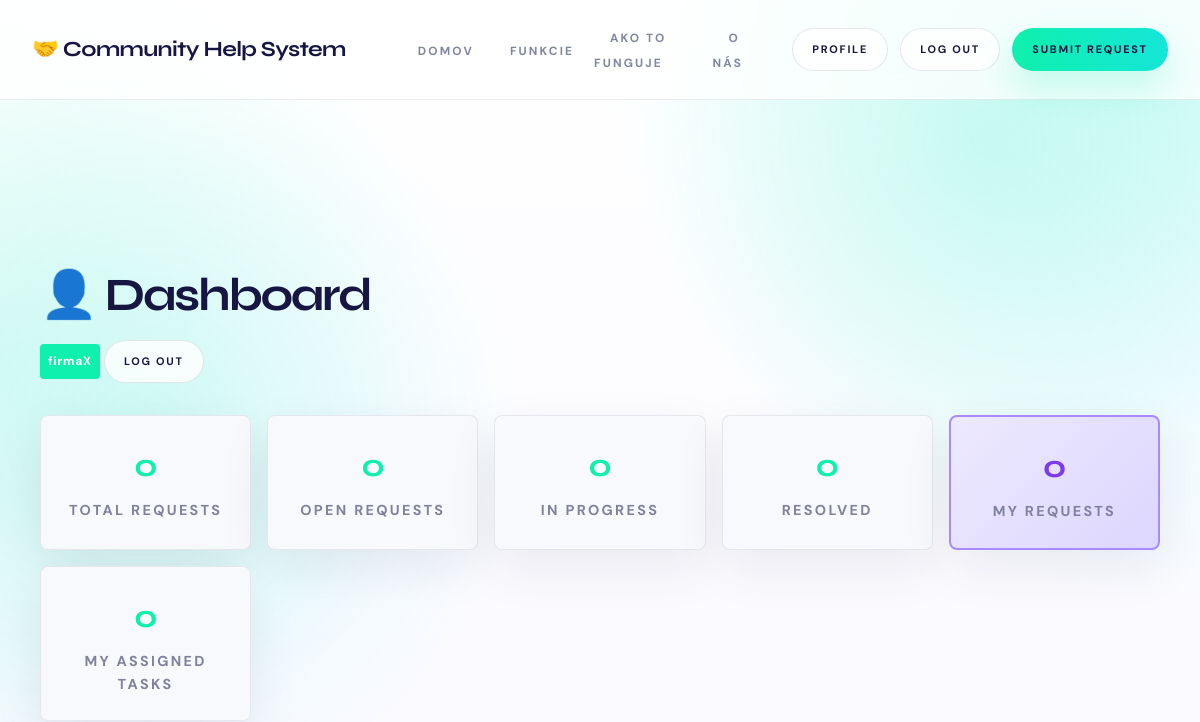
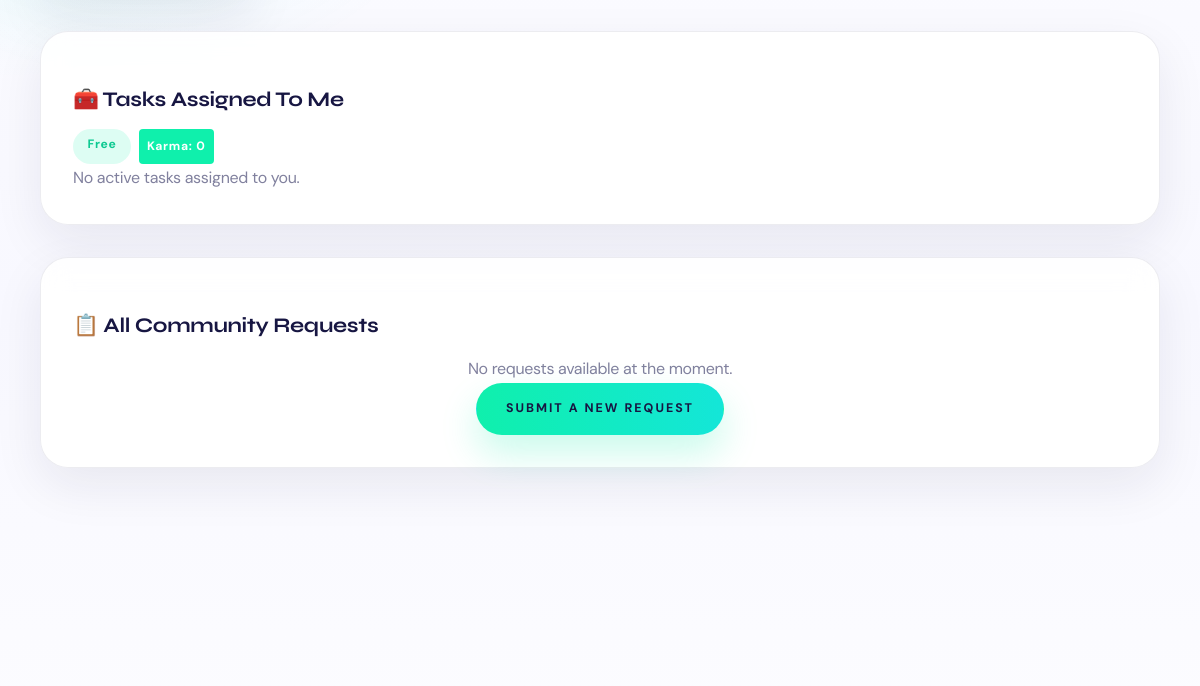
/dashboard/ (signed in, upper part), run on an earlier commit of the app's database (2 pictures, top to bottom).
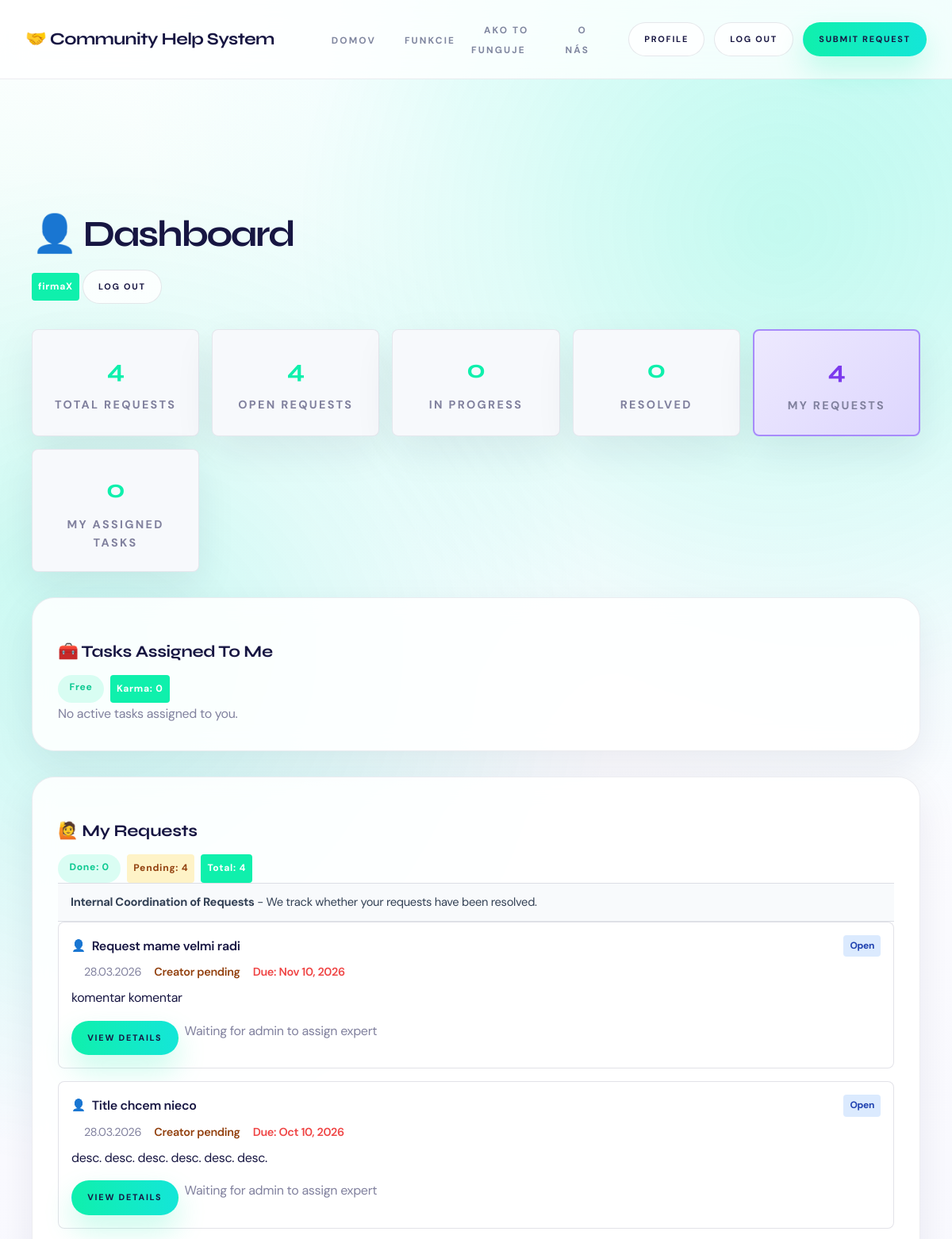
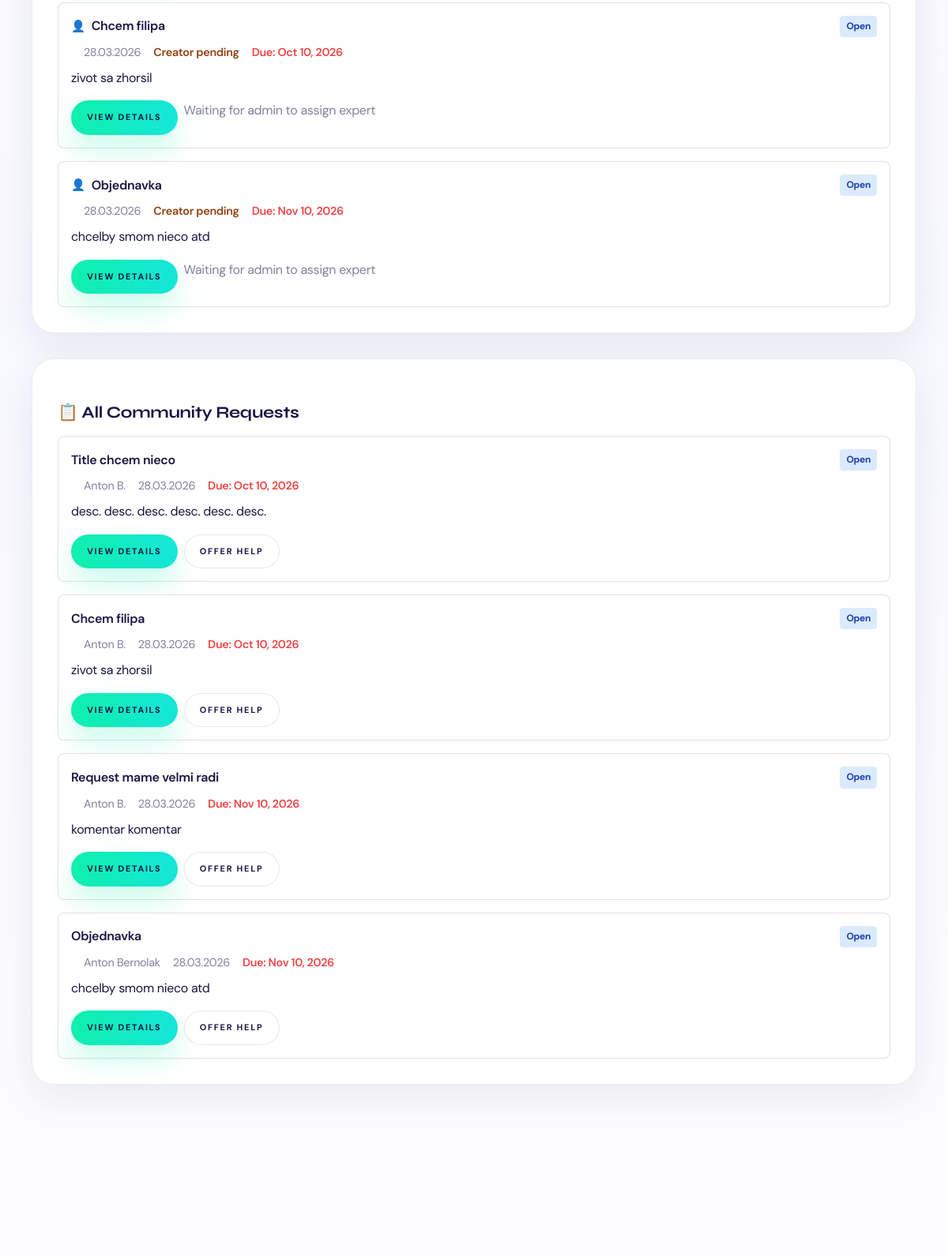
And on a later commit of the database (2 pictures, top to bottom).
### server/models.py (models this page shows, shortened)
class Request(models.Model):
    STATUS_CHOICES = [
        ('open', 'Open'),
        ('in_review', 'In Review'),
        ('waiting_expert', 'Waiting for Expert'),
        ('in_progress', 'In Progress'),
        ('resolved', 'Resolved'),
        ('rejected', 'Rejected'),
    ]
    PRIORITY_CHOICES = [
        ('low', 'Low'),
        ('medium', 'Medium'),
        ('high', 'High'),
        ('critical', 'Critical'),
    ]
    REQUESTER_TYPE_CHOICES = [
        ('corporate', 'Corporate'),
        ('startup', 'Startup'),
        ('investor', 'Investor'),
        ('service_provider', 'Service Provider'),
        ('community_member', 'Community Member'),
    ]
    EXPERIENCE_LEVEL_CHOICES = [
        ('junior', 'Junior'),
        ('mid', 'Mid'),
        ('senior', 'Senior'),
        ('lead', 'Lead'),
    ]
    title = models.CharField(max_length=200)
    description = models.TextField()
    is_corporate = models.BooleanField(default=False)
    company_name = models.CharField(max_length=255, blank=True)
    company_email = models.EmailField(blank=True)
    due_date = models.DateField(null=True, blank=True)
    target_skills = models.ManyToManyField(Skill, blank=True, related_name='target_requests')
    required_languages = models.ManyToManyField(Language, blank=True, related_name='required_by_requests')
    target_experience = models.CharField(max_length=20, choices=EXPERIENCE_LEVEL_CHOICES, blank=True)
    requester_name = models.CharField(max_length=200)
    requester_email = models.EmailField()
    requester_phone = models.CharField(max_length=20, blank=True)
    requester_type = models.CharField(
        max_length=20,
        choices=REQUESTER_TYPE_CHOICES,
        default='community_member'
    )
    category = models.ForeignKey(Category, on_delete=models.SET_NULL, null=True)
    priority = models.CharField(
        max_length=20,
        choices=PRIORITY_CHOICES,
        default='medium'
    )
    status = models.CharField(
        max_length=20,
        choices=STATUS_CHOICES,
        default='open'
    )
    value_score = models.IntegerField(
        default=5,
        help_text='Impact score (1-10)'
    )
    reviewed_by = models.ForeignKey(
        User,
        on_delete=models.SET_NULL,
        null=True,
        blank=True,
        related_name='reviewed_requests'
    )
    review_notes = models.TextField(blank=True)
    submitted_by = models.ForeignKey(
        User,
        on_delete=models.SET_NULL,
        null=True,
        blank=True,
        related_name='submitted_requests'
    )
    assigned_experts = models.ManyToManyField(
        Expert,
        blank=True,
        related_name='assigned_requests'
    )
    offered_experts = models.ManyToManyField(
        Expert,
        blank=True,
        related_name='offered_requests',
        help_text='Experts who offered to help but are not assigned yet'
    )
    created_at = models.DateTimeField(auto_now_add=True)
    updated_at = models.DateTimeField(auto_now=True)
    is_resolved_by_creator = models.BooleanField(
        default=False,
        help_text='Whether the request creator has marked this as resolved/done'
    )
    creator_resolved_at = models.DateTimeField(
        null=True,
        blank=True,
        help_text='Timestamp when creator marked the request as done'
    )
    completed_by_expert = models.ForeignKey(
        Expert,
        on_delete=models.SET_NULL,
        null=True,
        blank=True,
        related_name='completed_requests',
        help_text='Expert selected by creator as the one who completed this request'
    )
    resolved_at = models.DateTimeField(null=True, blank=True)
    resolution_notes = models.TextField(blank=True)
    class Meta:
        ordering = ['-created_at']

### server/views.py (the view, shortened to what this page needs)
# urls.py: path('dashboard/', views.dashboard, name='dashboard'),
@login_required
def dashboard(request):
    all_requests = list(Request.objects.select_related('submitted_by').all())
    today_date = timezone.now().date()
    for req in all_requests:
        req.algorithm_priority_score = compute_request_priority_score(req, today_date=today_date)
    requests = sorted(
        all_requests,
        key=lambda req: (req.algorithm_priority_score, req.created_at.timestamp()),
        reverse=True,
    )
    my_requests_qs = Request.objects.filter(submitted_by=request.user).prefetch_related('assigned_experts').order_by('-created_at')
    my_requests = list(my_requests_qs)
    my_pending_count = my_requests_qs.filter(is_resolved_by_creator=False).count()
    my_done_count = my_requests_qs.filter(is_resolved_by_creator=True).count()
    expert_assigned_tasks = []
    try:
        expert_profile = request.user.expert
        expert_assigned_tasks = list(
            expert_profile.assigned_requests.filter(status__in=ACTIVE_REQUEST_STATUSES)
            .select_related('category', 'submitted_by')
            .order_by('-created_at')
        )
    except Expert.DoesNotExist:
        expert_profile = None
    stats = {
        'total_requests': Request.objects.count(),
        'open_requests': Request.objects.filter(status__in=['open', 'in_review', 'waiting_expert']).count(),
        'in_progress': Request.objects.filter(status='in_progress').count(),
        'resolved': Request.objects.filter(status='resolved').count(),
        'total_experts': Expert.objects.count(),
        'my_requests_count': my_requests_qs.count(),
        'my_pending_count': my_pending_count,
        'my_done_count': my_done_count,
        'my_assigned_tasks_count': len(expert_assigned_tasks),
    }
    return render(request, 'dashboard.html', {
        'requests': requests,
        'my_requests': my_requests,
        'expert_assigned_tasks': expert_assigned_tasks,
        'expert_profile': expert_profile,
        'stats': stats,
    })

### server/views.py (called while the page is built)
def is_admin_user(user):
    return user.is_staff or user.is_superuser

def compute_request_priority_score(req, today_date=None):
    if today_date is None:
        today_date = timezone.now().date()
    if req.due_date:
        days_to_deadline = (req.due_date - today_date).days
        time_factor = 1.0 if days_to_deadline <= 0 else min(1.0 / days_to_deadline, 1.0)
    else:
        time_factor = 0.0
    task_age_days = max((today_date - req.created_at.date()).days, 0)
    age_factor = task_age_days / (task_age_days + 10) if task_age_days > 0 else 0.0
    karma_points = 0
    if req.submitted_by_id:
        try:
            karma_points = req.submitted_by.expert.karma_points
        except Expert.DoesNotExist:
            karma_points = 0
    karma_factor = max(0.0, min(float(karma_points), 36.0)) / 36.0
    score = 100.0 * ((0.6 * time_factor) + (0.25 * age_factor) + (0.15 * karma_factor))
    return max(0.0, min(score, 100.0))

### server/templates/dashboard.html (shortened to what the changed rows need)
{% extends "base.html" %}
{% block content %}
<div class="container">
    <section class="section">
        <div class="d-flex justify-between align-center mb-4">
            <h1>👤 Dashboard</h1>
        </div>
        <div class="stats mb-4">
            <div class="stat-item">
                <div class="stat-number">{{ stats.total_requests }}</div>
                <div class="stat-label">Total Requests</div>
            </div>
            <div class="stat-item">
                <div class="stat-number">{{ stats.open_requests }}</div>
                <div class="stat-label">Open Requests</div>
            </div>
            <div class="stat-item stat-item-highlight">
                <div class="stat-number">{{ stats.my_requests_count }}</div>
                <div class="stat-label">My Requests</div>
            </div>
        </div>
        {% if my_requests %}
        <div class="card mb-4" id="my-requests">
            <div class="card-header d-flex justify-between align-center">
                <h3>🙋 My Requests</h3>
                <div class="coordination-summary">
                    <span class="badge badge-success">Done: {{ stats.my_done_count }}</span>
                    <span class="badge badge-warning">Pending: {{ stats.my_pending_count }}</span>
                    <span class="badge badge-primary">Total: {{ my_requests|length }}</span>
                </div>
            </div>
            <div class="card-subheader">
                <strong>Internal Coordination of Requests</strong> - We track whether your requests have been resolved.
            </div>
            <div class="card-body">
                <div class="requests-list">
                    {% for req in my_requests %}
                    <div class="request-item my-request-item">
                        <div class="request-header">
                            <div class="request-title">
                                <span class="my-req-indicator" title="Submitted by you">👤</span>
                                <a href="{% url 'request_detail' req.id %}">{{ req.title }}</a>
                            </div>
                            <div class="request-status status-{{ req.status }}">
                                {{ req.get_status_display }}
                            </div>
                        </div>
                        <div class="request-meta">
                            <span class="date">{{ req.created_at|date:"d.m.Y" }}</span>
                            {% if req.is_resolved_by_creator %}
                            <span class="creator-done">Creator done ✓</span>
                            {% if req.completed_by_expert %}
                            <span class="expert-completed">Completed by {{ req.completed_by_expert.user.get_full_name|default:req.completed_by_expert.user.username }}</span>
                            {% endif %}
                            {% else %}
                            <span class="creator-pending">Creator pending</span>
                            {% endif %}
                            {% if req.due_date %}
                            <span class="due-date">Due: {{ req.due_date|date:"M j, Y" }}</span>
                            {% endif %}
                        </div>
                        <div class="request-description">
                            {{ req.description|truncatechars:150 }}
                        </div>
                        <div class="request-actions">
                            <a href="{% url 'request_detail' req.id %}" class="btn btn-sm btn-primary">View details</a>
                            {% if not req.is_resolved_by_creator %}
                            <form method="post" action="{% url 'mark_request_done' req.id %}" class="inline">
                                {% if req.assigned_experts.count > 0 %}
                                <button type="submit" class="btn btn-sm btn-success">Mark as done</button>
                                {% else %}
                                <span class="text-muted">Waiting for admin to assign expert</span>
                                {% endif %}
                            </form>
                            {% else %}
                            <span class="done-at-label">Marked done {{ req.creator_resolved_at|date:"d.m.Y H:i" }}</span>
                            {% endif %}
                        </div>
                    </div>
                    {% endfor %}
                </div>
            </div>
        </div>
        {% endif %}
        <div class="card">
            <div class="card-body">
                {% if requests %}
                <div class="requests-list">
                    {% for req in requests %}
                    <div class="request-item">
                        <div class="request-header">
                            <div class="request-title">
                                <a href="{% url 'request_detail' req.id %}">{{ req.title }}</a>
                            </div>
                            <div class="request-status status-{{ req.status }}">
                                {{ req.get_status_display }}
                            </div>
                        </div>
                        <div class="request-meta">
                            <span class="requester">{{ req.requester_name }}</span>
                            <span class="date">{{ req.created_at|date:"d.m.Y" }}</span>
                            {% if req.due_date %}
                            <span class="due-date">Due: {{ req.due_date|date:"M j, Y" }}</span>
                            {% endif %}
                        </div>
                        <div class="request-description">
                            {{ req.description|truncatechars:150 }}
                        </div>
                        <div class="request-actions">
                            <a href="{% url 'request_detail' req.id %}" class="btn btn-sm btn-primary">View details</a>
                            {% if req.status == 'open' %}
                            {% if expert_profile and expert_profile in req.assigned_experts.all %}
                            <span class="badge badge-success">Assigned</span>
                            {% elif expert_profile and expert_profile in req.offered_experts.all %}
                            <span class="badge badge-warning">Offer sent</span>
                            {% else %}
                            <form method="post" action="{% url 'request_detail' req.id %}" class="inline">
                                <button type="submit" class="btn btn-sm btn-outline" name="offer_help" value="1">Offer help</button>
                            </form>
                            {% endif %}
                            {% endif %}
                        </div>
                    </div>
                    {% endfor %}
                </div>
                {% else %}
                <div class="text-center py-4">
                    <p class="text-muted">No requests available at the moment.</p>
                    <a href="{% url 'submit_request' %}" class="btn btn-primary">Submit a new request</a>
                </div>
                {% endif %}
            </div>
        </div>
    </section>
</div>
{% endblock %}

What changed in the data, as far as the page shows it:
added Request: title "Request mame velmi radi", status "Open", created_at "28.03.2026", is_resolved_by_creator "Creator pending", due_date "Nov 10, 2026", description "komentar komentar", requester_name "Anton B.", shows "OFFER HELP"
added Request: title "Title chcem nieco", status "Open", created_at "28.03.2026", is_resolved_by_creator "Creator pending", due_date "Oct 10, 2026", description "desc. desc. desc. desc. desc. desc.", requester_name "Anton B.", shows "OFFER HELP"
added Request: title "Chcem filipa", status "Open", created_at "28.03.2026", is_resolved_by_creator "Creator pending", due_date "Oct 10, 2026", description "zivot sa zhorsil", requester_name "Anton B.", shows "OFFER HELP"
added Request: title "Objednavka", status "Open", created_at "28.03.2026", is_resolved_by_creator "Creator pending", due_date "Nov 10, 2026", description "chcelby smom nieco atd", requester_name "Anton Bernolak", shows "OFFER HELP"
Also different on the page:
{{ stats.total_requests }}: "0" → "4"
{{ stats.open_requests }}: "0" → "4"
{{ stats.my_requests_count }}: "0" → "4"
{{ stats.my_done_count }}: (not shown) → "0"
{{ stats.my_pending_count }}: (not shown) → "4"
{{ my_requests|length }}: (not shown) → "4"
text no longer shown: "No requests available at the moment. SUBMIT A NEW REQUEST"
text now shown: "🙋 My Requests Done: Pending: Total: Internal Coordination of Requests - We track whether your requests have been resolved."
